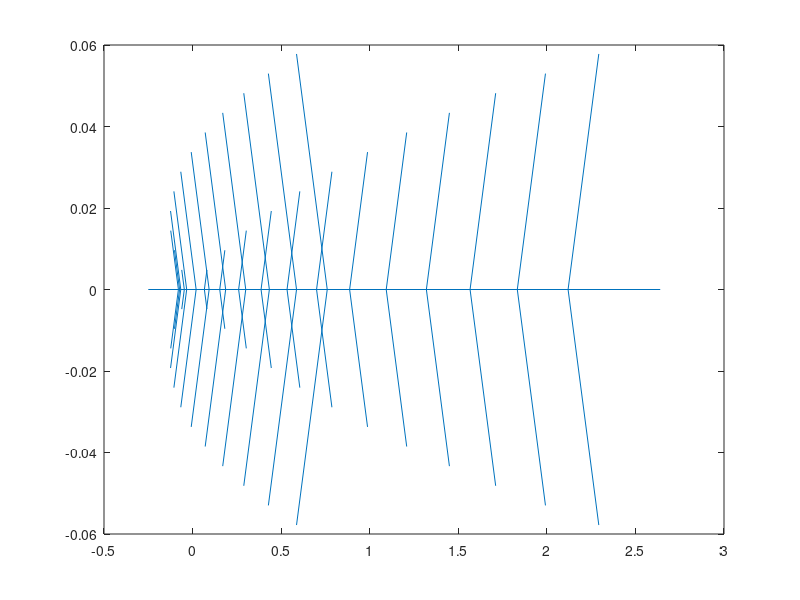
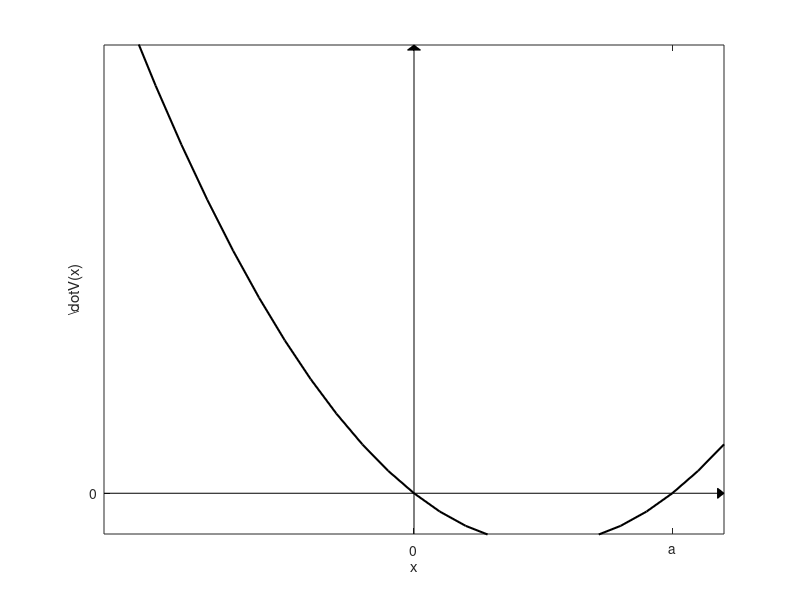

The MATLAB script that drew these images, in order: (Note: this script raises an error after producing the figures.)
a = 1.2;
x = -a:0.1:a;
dx = x.^2-x;

quiver(dx,zeros(length(dx),1).',x,zeros(length(dx),1).')

figure()
plot(x,dx,'k','LineWidth',1.5)
hold on
plot([-a a],[0 0],'k');
plot([0 0],[-0.2 2.2],'k');
axis([-1.2 1.2 -0.2 2.2])
ax = gca;
%ax.XAxisLocation = 'origin';
%ax.YAxisLocation = 'origin';
yticks(0);
yticklabels({0});
xticks([0,1]);
xticklabels({'0','a'});
xlabel('x')
ylabel('\dot{V}(x)')

% the arrows
xO = 0.025;  
yO = 0.025;
patch(...
    [1.2-xO -yO; 1.2-xO yO; 1.2 0], ...
    [0+yO 2.2-xO; -0-yO 2.2-xO; 0 2.2], 'k', 'clipping', 'off')



filename = strcat(pwd,'/dxUncertainDynamics.tex');
%saveas(gcf,filename);
matlab2tikz('filename',filename);